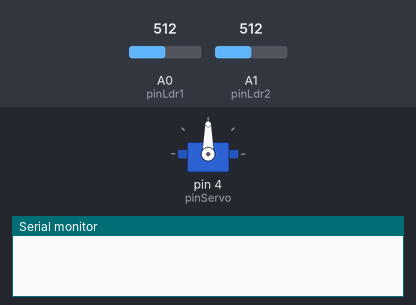
A program run on a simulated Arduino Uno, built with avr-gcc and run on an emulated ATmega328P. Parts: servo, the last lines printed to the serial monitor. The test bench sets the inputs (shaded band); at power-on: A0 (pinLdr1) = 512, A1 (pinLdr2) = 512.

Above: at 1.8 s.
1.9 s: A0 (pinLdr1) set to 529
At 3.01 s:
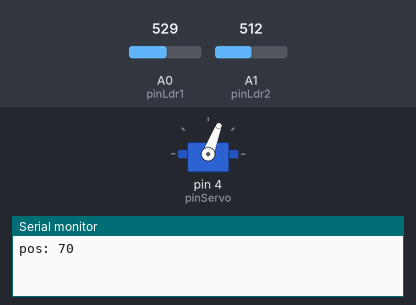
5.4 s: A1 (pinLdr2) set to 524
At 6.2 s:
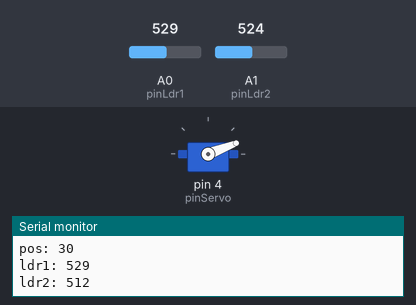
6.9 s: A1 (pinLdr2) set to 511
At 9.3 s:
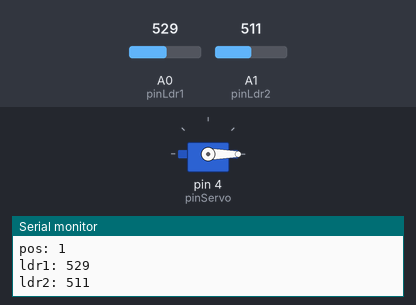
10.4 s: A1 (pinLdr2) set to 716
At 12.46 s:
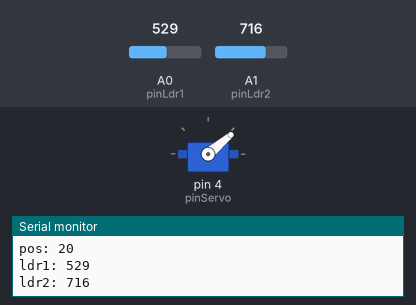
13.9 s: A1 (pinLdr2) set to 306
Timing chart, 0 to 18.4 s (numbered marks = the images above; inputs shaded):
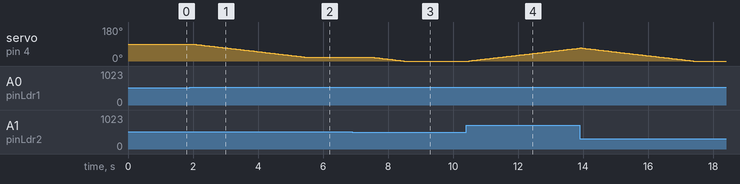

Measured:
- the behaviour switches between 517 and 518 on A0 (pinLdr1) (found by bisection; images 0 and 1)
- the behaviour switches between 523 and 524 on A1 (pinLdr2) (found by bisection; images 1 and 2)
- after the input at 1.9 s, servo on pin 4 (pinServo): moves from 90° to 22° over 3.4 s, starting after 0.10 s
- after the input at 5.4 s, servo on pin 4 (pinServo): goes on until 5.4 s, then stays 21°
- after the input at 6.9 s, servo on pin 4 (pinServo): moves from 21° to 0° over 1.0 s, starting after 0.57 s
- after the input at 10.4 s, servo on pin 4 (pinServo): moves from 0° to 68° over 3.4 s, starting after 0.09 s

The program:

main.cpp
```cpp
#include <Arduino.h>
#include <Servo.h>

void moveServo(int pos);
void readLdr();

#define pinLdr1 A0
#define pinLdr2 A1
#define pinServo 4

Servo servo;
int accuracy = 5;
int value1, value2, pos;

void setup() {
  Serial.begin(9600);

  pinMode(pinLdr1, INPUT);
  pinMode(pinLdr1, INPUT);

  servo.attach(pinServo, 0, 180);
}

void loop() {
  readLdr();
  delay(1000);
}

void moveServo(int pos){
  if(pos >= -180 || pos <= 180){
    servo.write(pos);
  }
}

void readLdr(){
  value1 = analogRead(pinLdr1);
  value2 = analogRead(pinLdr2);
  pos = servo.read();
  long lastTime = millis();

  while(abs(value1 - value2 ) > accuracy){
    if(value1 > value2){
      pos < 0 ? pos = 0 : pos--;
    }else if (value1 < value2){
      pos > 180 ? pos = 180 : pos++;
    }

    if(millis() - lastTime > 1000){
      Serial.print("pos: ");
      Serial.println(servo.read());
      Serial.print("ldr1: ");
      Serial.println(analogRead(pinLdr1));
      Serial.print("ldr2: ");
      Serial.println(analogRead(pinLdr2));
      Serial.println();

      lastTime = millis();
    }

    moveServo(pos);

    value1 = analogRead(pinLdr1);
    value2 = analogRead(pinLdr2);
    pos = servo.read();

    delay(50);
  }
}
```
